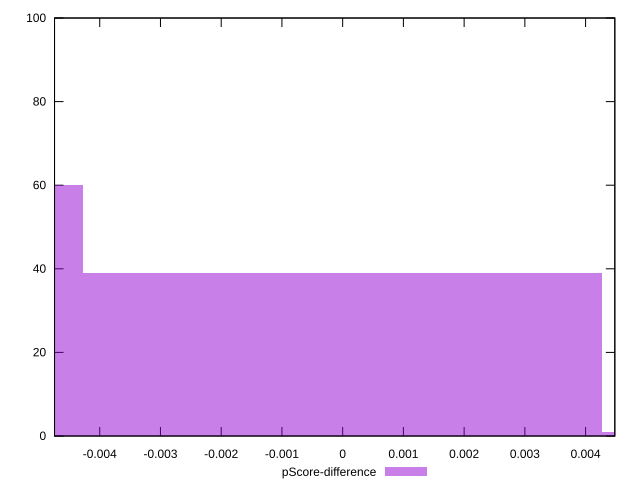

The script that saved this image:
reset

$pScoreDifference <<EOF
-0.008540189642753281 60
0 39
0.008540189642753281 1
EOF

set key outside below
set boxwidth 0.008540189642753281
set xrange [-0.004744272668365523:0.004481256747957074]
set yrange [0:100]
set trange [0:100]
set style fill transparent solid 0.5 noborder
set terminal svg size 640, 490 enhanced background rgb 'white'
set output "report_00018_2021-02-10T15-25-16.877Z/first-cpu-idle/samples/pages+cached+noadtech+nomedia/pScore-difference/histogram.svg"

plot $pScoreDifference title "pScore-difference" with boxes

reset
